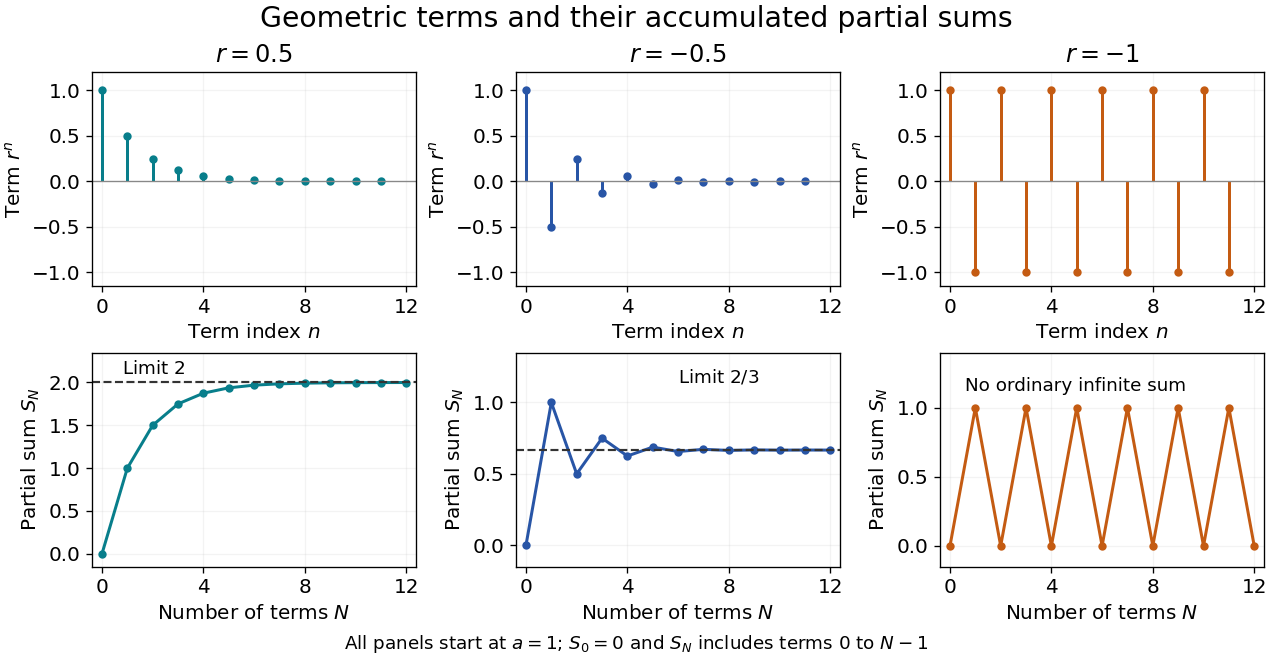

Generate this figure with Python:
"""Original geometric-series plots; output the matching PNG to the CWD."""
from pathlib import Path

import matplotlib
matplotlib.use("Agg")
import matplotlib.pyplot as plt
import numpy as np

plt.rcParams.update({"font.size": 12, "figure.facecolor": "white"})
fig, axes = plt.subplots(2, 3, figsize=(10.6, 5.5), layout="constrained")
indices = np.arange(12)
counts = np.arange(13)
ratios = [.5, -.5, -1.]
colours = ["#087e8b", "#2855a6", "#c45b12"]
for j, (r, colour) in enumerate(zip(ratios, colours)):
    terms = r ** indices
    sums = np.concatenate(([0], np.cumsum(terms)))
    top, bottom = axes[:, j]
    marker, stems, base = top.stem(indices, terms, basefmt=" ")
    plt.setp(marker, color=colour, markersize=4)
    plt.setp(stems, color=colour, linewidth=1.8)
    top.axhline(0, color="#888888", lw=.8)
    top.set(title=rf"$r={r:g}$", xlabel=r"Term index $n$",
            ylabel=r"Term $r^n$", ylim=(-1.15, 1.2))
    bottom.plot(counts, sums, "-o", color=colour, markersize=4, lw=1.8)
    if abs(r) < 1:
        limit = 1 / (1-r)
        bottom.axhline(limit, color="#333333", ls="--", lw=1.3)
        bottom.text(.8 if r > 0 else 6, limit+.10 if r > 0 else 1.14,
                    r"Limit $2$" if r > 0 else r"Limit $2/3$",
                    fontsize=11)
        bottom.set_ylim(-.15, 2.35 if r > 0 else 1.35)
    else:
        bottom.text(.6, 1.12, "No ordinary infinite sum", fontsize=11)
        bottom.set_ylim(-.15, 1.4)
    bottom.set(xlabel=r"Number of terms $N$", ylabel=r"Partial sum $S_N$")
    for ax in (top, bottom):
        ax.set_xlim(-.4, 12.4)
        ax.set_xticks([0, 4, 8, 12])
        ax.grid(alpha=.15)
fig.suptitle("Geometric terms and their accumulated partial sums", fontsize=17)
fig.supxlabel(r"All panels start at $a=1$; $S_0=0$ and $S_N$ includes terms $0$ to $N-1$",
              fontsize=11)
fig.savefig(Path(__file__).with_suffix(".png").name, dpi=120, facecolor="white")
plt.close(fig)
